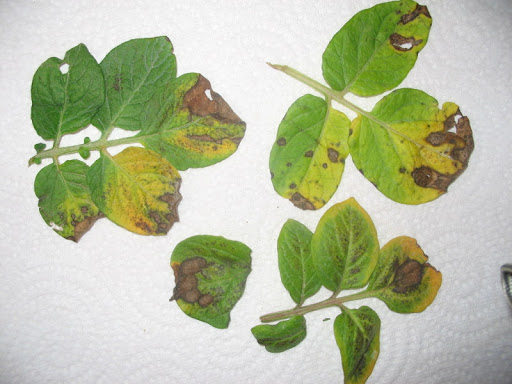
%> input picture Application/images/Alternariose1.jpg, 512 x 384 px
$ octave --eval "result = plantdetection(imread('images/Alternariose1.jpg'));"   (GNU Octave 9; MATLAB toolbox functions it lacks are replaced by stand-ins)
%> lines starting %> are read from the running program, lines starting %| are printed output that depends on the picture; in (x1, y1, x2, y2) boxes, pixels count from 0 and x2, y2 are one past the last pixel; in counts of white or black regions, pixels touching at a corner belong together; the program's own positions count from 1
### Application/transformation.m
function Is=transformation(I,min,max)
Is=255/(max-min)*(I-min);
end

### Application/plantdetection.m
function objets=plantdetection(im)

im=imadjust(im,stretchlim(im));
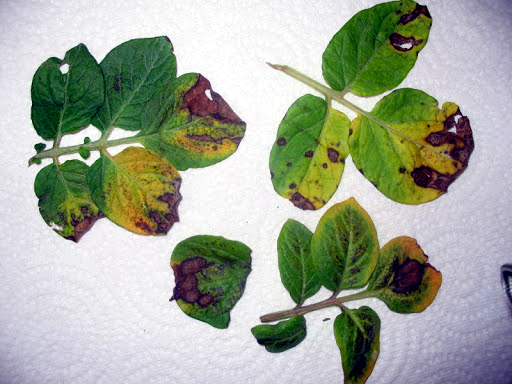
%> im: size 384x512x3 uint8; mean R, G, B 161.4, 168.6, 152.1
im=histeq(im);
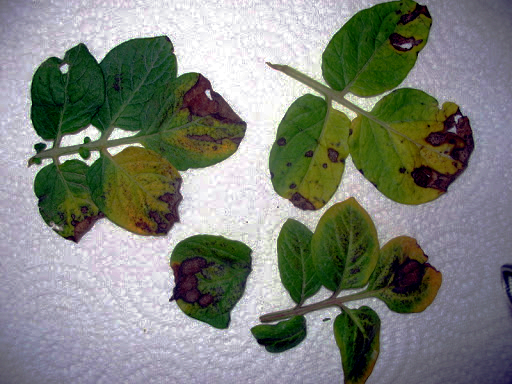
%> im: size 384x512x3 uint8; mean R, G, B 126.1, 130.9, 122.1
imgray=rgb2gray(im);
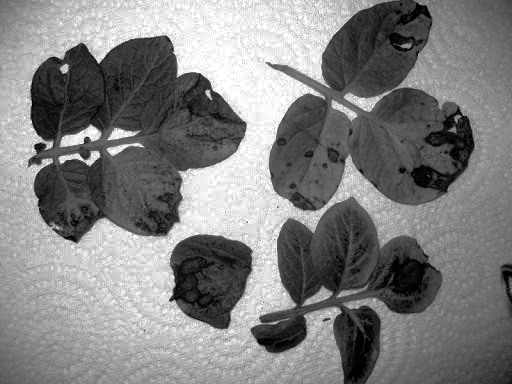
%> imgray: size 384x512 uint8; min 0, max 255, mean 128.4
imgray=transformation(imgray,120,120);
%> in transformation, `Is=255/(max-min)*(I-min);`:
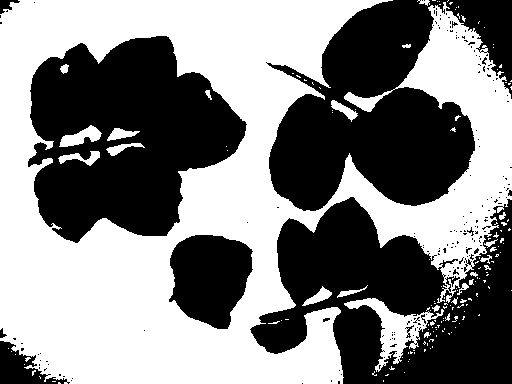
%> Is: size 384x512 uint8; 51.2% white; 180 black regions (170 under 20 px), largest, box (x1, y1, x2, y2) and area: (28, 36, 247, 243) 29558, (266, 0, 512, 211) 29448, (250, 197, 512, 384) 28908
bw = im2bw(imgray, graythresh(imgray));
bw=1-bw;
[labeledImage, numberOfRegions] = bwlabel(bw);
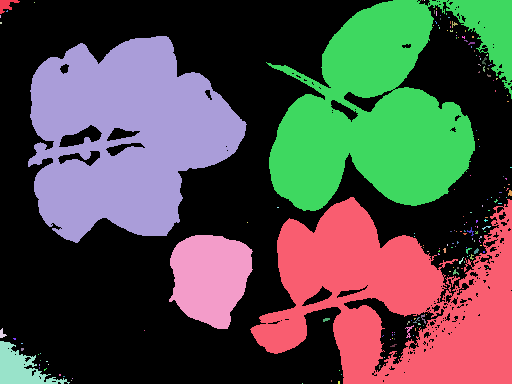
%> labeledImage: size 384x512 double; 181 distinct labels, from 0 to 180; one colour per label, 0 black
%> numberOfRegions = 180
i=1;
imObjs=zeros(size(labeledImage,1),size(labeledImage,2));
for k=1:numberOfRegions
    if(sum(sum(labeledImage==k))>=4000)
        imObjs(:,:,i)=labeledImage==k;
        i=i+1;
    end
end
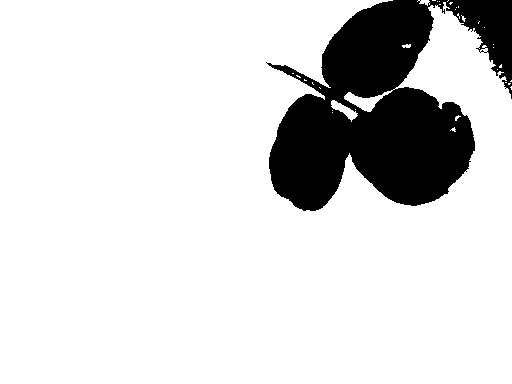
%> imObjs: size 384x512x4 double; mean R, G, B, A 0.15, 0.0298, 0.147, 0.15; transparent parts drawn white
size(imObjs,3)
%> ans = 4
objets=imObjs(:,:,:);
end

$ run again, on Application/images/cercosporiose4.jpg
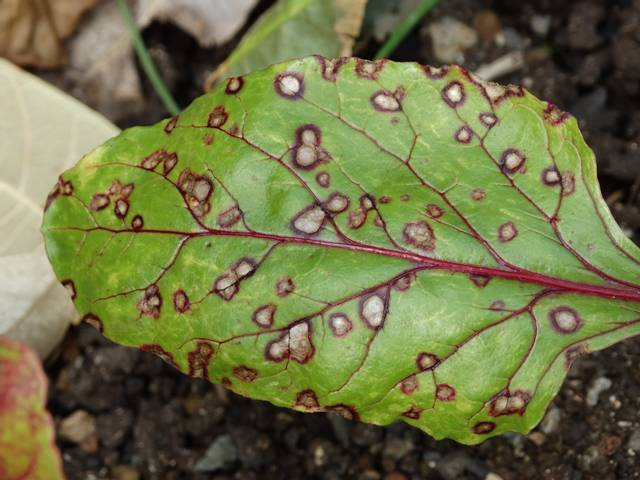
%> input picture Application/images/cercosporiose4.jpg, 640 x 480 px
%> Is: size 480x640 uint8; 61.5% white; 304 black regions (244 under 20 px), largest, box (x1, y1, x2, y2) and area: (36, 138, 640, 480) 68761, (347, 0, 640, 249) 27774, (0, 0, 280, 136) 13048
%> in plantdetection, `[labeledImage, numberOfRegions] = bwlabel(bw);`:
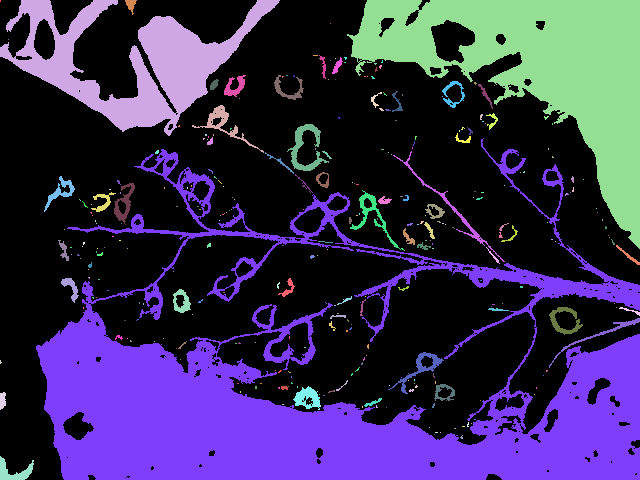
%> labeledImage: size 480x640 double; 305 distinct labels, from 0 to 304; one colour per label, 0 black
%> numberOfRegions = 304
%> the loop in plantdetection, `for k=1:numberOfRegions` made 304 passes
%> i on passes 2, 7: 2, 3
%> after the loop in plantdetection, `for k=1:numberOfRegions`:
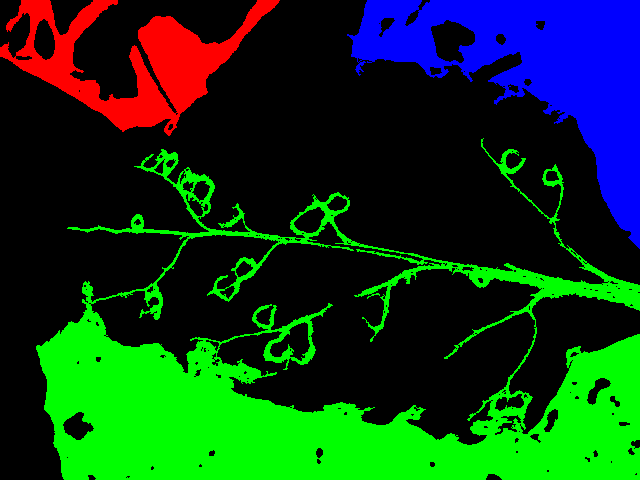
%> imObjs: size 480x640x3 double; mean R, G, B 0.0425, 0.224, 0.0904
%> after the loop in plantdetection, `for k=1:numberOfRegions`: i = 4
